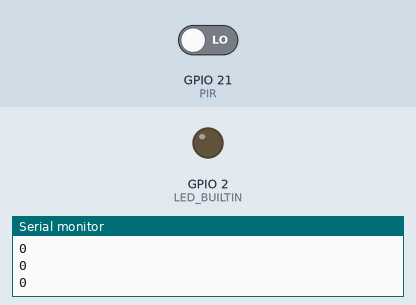
Bench run of a sketch on a simulated ESP32. Parts: output pins drawn as LEDs (lit = HIGH), the last lines printed to the serial monitor. The test bench sets the inputs (shaded band); at power-on: GPIO 21 (PIR) LOW. WiFi joins after 1.5 s; servers stay silent unless stated.

Above: at 2.7 s.
2.8 s: GPIO 21 (PIR) driven HIGH
At 3.7 s:
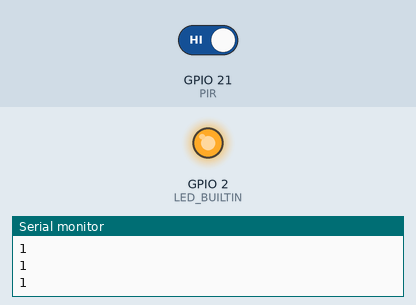
4.3 s: GPIO 21 (PIR) driven LOW
At 5.0 s:
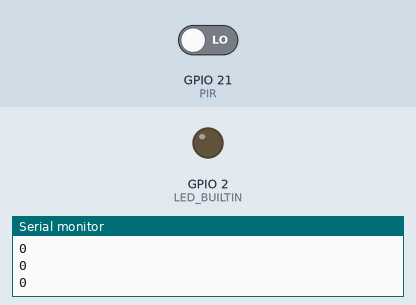
Timing chart, 0 to 7.3 s (numbered marks = the images above; inputs shaded):
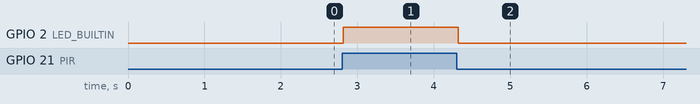

Measured:
- after the input at 2.8 s, GPIO 2 (LED_BUILTIN): LOW → HIGH at once
- after the input at 4.3 s, GPIO 2 (LED_BUILTIN): HIGH → LOW at once

The sketch:

AlimiEsp.ino
```cpp
#include <WiFi.h>


const char* ssid     = ""; // 사용 중 인 와이파이 이름
const char* password = ""; // 와이파이 패스워드

int PIR = 21;

WiFiServer server(80);

void setup() {

  pinMode(PIR,INPUT);
  pinMode(LED_BUILTIN, OUTPUT);
  Serial.begin(115200);  // 시리얼 통신, 속도 115200
  delay(10);
  Serial.println();

  // Connect to WiFi network
  WiFi.mode(WIFI_STA);
  Serial.println();
  Serial.println();
  Serial.print("Connecting to ");

  Serial.println(ssid);

  WiFi.begin(ssid, password);

  while (WiFi.status() != WL_CONNECTED) {
    delay(100);
    Serial.print(".");
  }

  Serial.println("");
  Serial.println("WiFi connected");

  // Start the server
  server.begin();
  Serial.println("Server started");

  // Print the IP address
  Serial.println(WiFi.localIP());

}

void loop() {

  delay(50);
  Serial.println(digitalRead(PIR));
  WiFiClient client = server.available();
  client.println("HTTP/1.1 200 OK");
  client.println("Content-Type: text/html");
  client.println("Connection: close");
  client.println("Refresh: 1");  // 자동으로 웹페이지 새로고침 (1초 설정)
  client.println();
  client.println("<!DOCTYPE html>");
  client.println("<html xmlns='http://www.w3.org/1999/xhtml'>");
  client.println("<head>\n<meta http-equiv='Content-Type' content='text/html; charset=utf-8' />");


  client.println("<title>교수님 계신가요?</title>"); // 웹 서버 페이지 제목 설정
  client.println("</head>\n<body>");
  client.println("<center>");
  client.println("<br>");
  client.println("<br>");
  client.println("<H1>지금 교수님은..</H1>"); // 페이지 내용 설정
  client.println("<br>");


  if (digitalRead(PIR) == HIGH) {
    client.print("<H1 style='color: blue'>재실중</H1> ");
    client.println("<br>");

    digitalWrite(LED_BUILTIN, HIGH);                  // LED ON

  }

  else
  {
    client.print("<H1 style='color: red'>부재중</H1>");
    client.println("<br>");

    digitalWrite(LED_BUILTIN, LOW);                   // LED OFF
  }

  client.println("<H1> 입니다!! </H1>"); // 페이지 내용 설정
  client.println("<pre>");
  client.print("</body>\n</html>");

}
```
